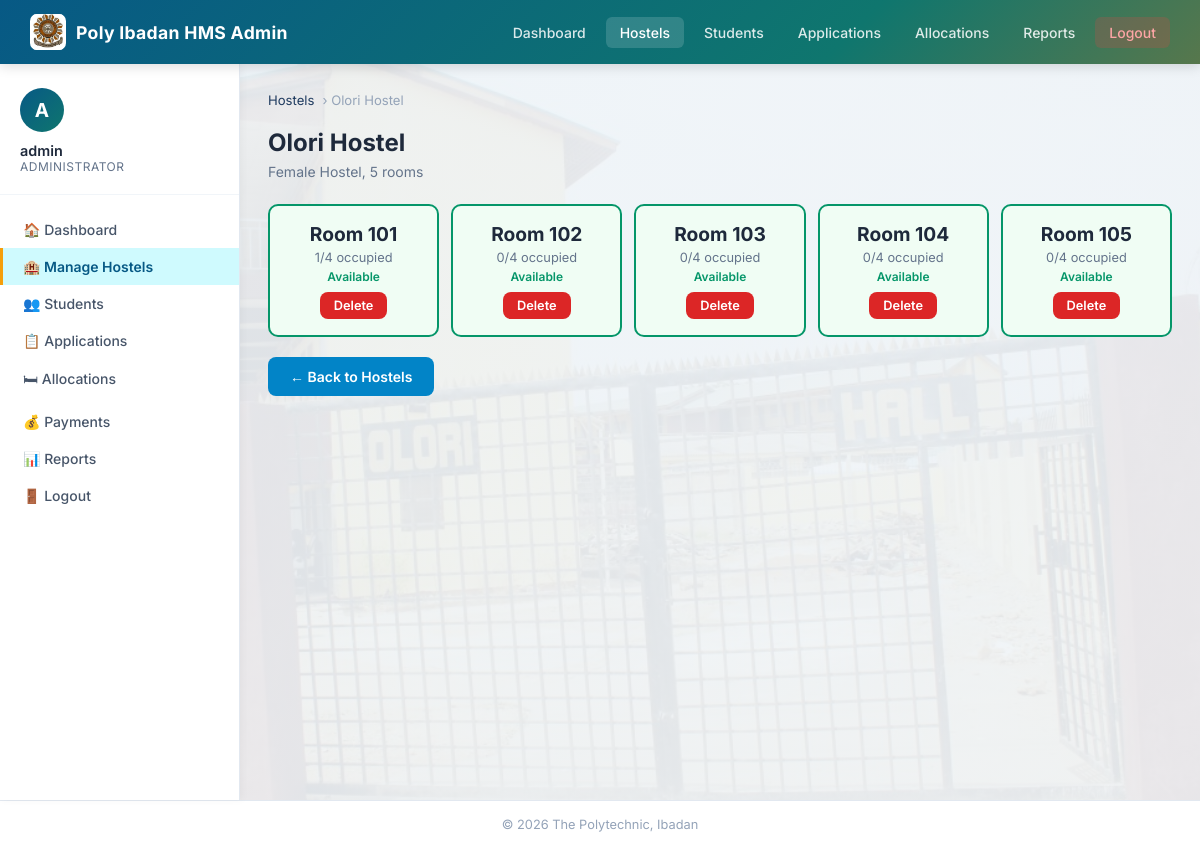
/admin/rooms.php?hostel_id=1 (signed in), run on the app's committed database.
### tables this page shows
CREATE TABLE hostels (
    hostel_id INT AUTO_INCREMENT PRIMARY KEY,
    hostel_name VARCHAR(150) NOT NULL,
    hostel_type VARCHAR(10) NOT NULL,
    total_rooms INT NOT NULL,
    created_at DATETIME DEFAULT CURRENT_TIMESTAMP
);

CREATE TABLE rooms (
    room_id INT AUTO_INCREMENT PRIMARY KEY,
    hostel_id INT NOT NULL,
    room_number VARCHAR(50) NOT NULL,
    capacity INT NOT NULL DEFAULT 4,
    occupied INT NOT NULL DEFAULT 0,
    status VARCHAR(20) NOT NULL DEFAULT 'Available',
    FOREIGN KEY (hostel_id) REFERENCES hostels(hostel_id) ON DELETE CASCADE
);

### admin/rooms.php (the view, shortened to what this page needs)
<?php
require_once '../includes/db.php';
$hostel_id = (int)($_GET['hostel_id'] ?? 0);
$hostel = $pdo->prepare("SELECT * FROM hostels WHERE hostel_id=?");
$hostel->execute([$hostel_id]);
$hostel = $hostel->fetch();
$rooms = $pdo->prepare("SELECT r.*, COUNT(a.allocation_id) as alloc_count FROM rooms r LEFT JOIN allocations a ON r.room_id=a.room_id AND a.status='Active' WHERE r.hostel_id=? GROUP BY r.room_id ORDER BY r.room_number");
$rooms->execute([$hostel_id]);
$rooms = $rooms->fetchAll();
?>
<!DOCTYPE html>
<html lang="en">
<head>
<link rel="stylesheet" href="../css/style.css?v=6">
</head>
<body>
<nav class="navbar">
    <div class="brand"><img src="../assets/POLYLOGO.jpg" alt="The Polytechnic, Ibadan logo"> Poly Ibadan HMS Admin</div>
    <ul class="nav-links">
        <li><a href="dashboard.php">Dashboard</a></li>
        <li><a href="hostels.php" class="active">Hostels</a></li>
        <li><a href="students.php">Students</a></li>
        <li><a href="applications.php">Applications</a></li>
        <li><a href="allocations.php">Allocations</a></li>
        <li><a href="reports.php">Reports</a></li>
        <li><a href="logout.php" class="logout">Logout</a></li>
    </ul>
</nav>
<div class="wrapper">
<aside class="sidebar">
    <div class="user-info">
        <div class="avatar">A</div>
        <div class="name"><?= htmlspecialchars($_SESSION['admin_name']) ?></div>
        <div class="role">Administrator</div>
    </div>
    <nav class="sidebar-nav">
        <a href="dashboard.php">🏠 Dashboard</a>
        <a href="hostels.php" class="active">🏨 Manage Hostels</a>
        <a href="students.php">👥 Students</a>
        <a href="applications.php">📋 Applications</a>
        <a href="allocations.php">🛏 Allocations</a>
        <a href="payments.php">💰 Payments</a>
        <a href="reports.php">📊 Reports</a>
        <a href="logout.php">🚪 Logout</a>
    </nav>
</aside>
<main class="main">
    <div class="breadcrumb"><a href="hostels.php">Hostels</a> &rsaquo; <?= htmlspecialchars($hostel['hostel_name']) ?></div>
    <div class="page-title"><?= htmlspecialchars($hostel['hostel_name']) ?></div>
    <div class="page-subtitle"><?= $hostel['hostel_type'] ?> Hostel, <?= count($rooms) ?> rooms</div>
    <div class="room-grid">
        <?php foreach ($rooms as $r): ?>
        <div class="room-item <?= strtolower($r['status']) ?>">
            <div class="room-num">Room <?= htmlspecialchars($r['room_number']) ?></div>
            <div style="font-size:0.8rem;color:#64748b;margin:4px 0;"><?= $r['occupied'] ?>/<?= $r['capacity'] ?> occupied</div>
            <div class="room-status"><?= $r['status'] ?></div>
            <div style="margin-top:8px;">
                <a href="?hostel_id=<?= $hostel_id ?>&delete_room=<?= $r['room_id'] ?>" class="btn btn-danger btn-sm" onclick="return confirm('Delete room <?= $r['room_number'] ?>?')">Delete</a>
            </div>
        </div>
        <?php endforeach; ?>
    </div>
    <div style="margin-top:20px;">
        <a href="hostels.php" class="btn btn-info">&larr; Back to Hostels</a>
    </div>
</main>
</div>
<div class="footer">&copy; <?= date('Y') ?> The Polytechnic, Ibadan</div>
</body>
</html>

### css/style.css (style rules this page uses)
* { margin: 0; padding: 0; box-sizing: border-box; }
body { font-family: 'Inter', sans-serif; background-image: linear-gradient(rgba(240,244,248,0.93), rgba(240,244,248,0.93)), url('../assets/olorihostel.jpg'); background-position: center; background-size: cover; background-attachment: fixed; color: #1e293b; min-height: 100vh; }
.navbar { background: linear-gradient(135deg, #075985 0%, #0f766e 70%, #b7791f 140%); color: white; padding: 0 30px; display: flex; align-items: center; justify-content: space-between; height: 64px; box-shadow: 0 2px 12px rgba(0,0,0,0.15); position: sticky; top: 0; z-index: 1000; }
.navbar .brand { font-size: 1.1rem; font-weight: 700; letter-spacing: 0.3px; display: flex; align-items: center; gap: 10px; }
.navbar .brand > img { display: block !important; width: 36px !important; min-width: 36px !important; max-width: 36px !important; height: 36px !important; min-height: 36px !important; max-height: 36px !important; object-fit: contain; flex: 0 0 36px !important; background: white; border-radius: 7px; }
.navbar .nav-links { display: flex; gap: 6px; align-items: center; list-style: none; }
.navbar .nav-links a { color: rgba(255,255,255,0.85); text-decoration: none; padding: 7px 14px; border-radius: 6px; font-size: 0.875rem; font-weight: 500; transition: all 0.2s; }
.navbar .nav-links a:hover, .navbar .nav-links a.active { background: rgba(255,255,255,0.15); color: white; }
.navbar .nav-links a.logout { background: rgba(239,68,68,0.2); color: #fca5a5; }
.btn { display: inline-flex; align-items: center; justify-content: center; gap: 7px; padding: 11px 22px; border-radius: 8px; font-size: 0.875rem; font-weight: 600; font-family: 'Inter', sans-serif; cursor: pointer; border: none; transition: all 0.2s; text-decoration: none; }
.btn-danger { background: #dc2626; color: white; }
.btn-info { background: #0284c7; color: white; }
.btn-sm { padding: 6px 14px; font-size: 0.8rem; }
.wrapper { display: flex; min-height: calc(100vh - 64px); }
.sidebar { width: 240px; background: white; border-right: 1px solid #e2e8f0; padding: 24px 0; flex-shrink: 0; box-shadow: 2px 0 8px rgba(0,0,0,0.04); }
.sidebar .user-info { padding: 0 20px 20px; border-bottom: 1px solid #f1f5f9; margin-bottom: 16px; }
.sidebar .user-info .avatar { width: 44px; height: 44px; background: linear-gradient(135deg, #075985 0%, #0f766e 100%); border-radius: 50%; display: flex; align-items: center; justify-content: center; color: white; font-size: 1.2rem; font-weight: 700; margin-bottom: 10px; }
.sidebar .user-info .name { font-size: 0.9rem; font-weight: 600; color: #1e293b; }
.sidebar .user-info .role { font-size: 0.75rem; color: #64748b; text-transform: uppercase; letter-spacing: 0.5px; }
.sidebar-nav a { display: flex; align-items: center; gap: 10px; padding: 10px 20px; color: #475569; text-decoration: none; font-size: 0.875rem; font-weight: 500; transition: all 0.2s; border-left: 3px solid transparent; }
.sidebar-nav a.active { background: #cffafe; color: #075985; border-left-color: #f59e0b; font-weight: 600; }
.main { flex: 1; padding: 28px; overflow-x: hidden; }
.page-title { font-size: 1.5rem; font-weight: 700; color: #1e293b; margin-bottom: 6px; }
.page-subtitle { font-size: 0.875rem; color: #64748b; margin-bottom: 24px; }
.breadcrumb { display: flex; align-items: center; gap: 8px; font-size: 0.82rem; color: #94a3b8; margin-bottom: 20px; }
.breadcrumb a { color: #1e3a5f; text-decoration: none; }
.room-grid { display: grid; grid-template-columns: repeat(auto-fill, minmax(160px, 1fr)); gap: 12px; margin-top: 16px; }
.room-item { background: #f8fafc; border: 2px solid #e2e8f0; border-radius: 10px; padding: 16px; text-align: center; transition: all 0.2s; }
.room-item.available { border-color: #059669; background: #f0fdf4; }
.room-item .room-num { font-size: 1.2rem; font-weight: 700; color: #1e293b; margin-bottom: 4px; }
.room-item .room-status { font-size: 0.75rem; font-weight: 600; }
.room-item.available .room-status { color: #059669; }
.footer { background: white; border-top: 1px solid #e2e8f0; padding: 16px 28px; text-align: center; font-size: 0.8rem; color: #94a3b8; }

### data on the page
hostels: hostel_name "Olori Hostel", hostel_type "Female"
rooms: room_number "101", occupied "1", capacity "4", status "Available"
rooms: room_number "102", occupied "0", capacity "4", status "Available"
rooms: room_number "103", occupied "0", capacity "4", status "Available"
rooms: room_number "104", occupied "0", capacity "4", status "Available"
rooms: room_number "105", occupied "0", capacity "4", status "Available"

### other printed values
$_SESSION['admin_name'] "admin"
count($rooms) "5"
